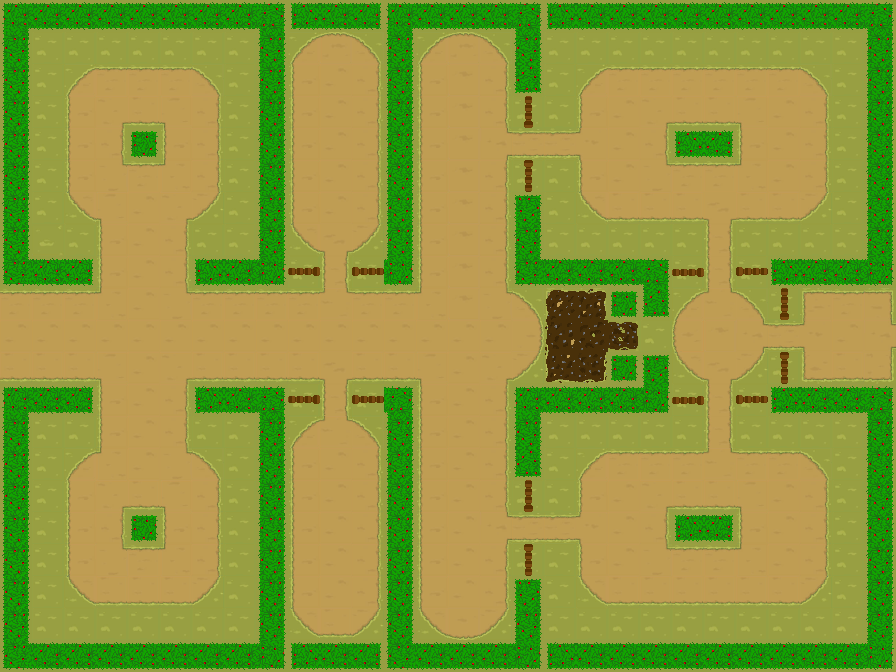

Tiled map render using the project's own tile images. Description and the map definition, with tile-layer contents summarised, below:
An orthogonal 28x21 tile map with 32x32 px tiles, 3 tile layers (ground, walls, mud) and 25 objects (6x 0, 6x 1, 2x 2, 2x 3, 2x 4, ...).

<map version="1.4" tiledversion="1.4.3" orientation="orthogonal" renderorder="right-down" width="28" height="21" tilewidth="32" tileheight="32" infinite="0" nextlayerid="19" nextobjectid="31">
 <editorsettings>
  <export target="pruebaGuardia.json" format="json" />
 </editorsettings>
 <tileset firstgid="1" name="spriteSetBien" tilewidth="32" tileheight="32" tilecount="117" columns="9">
  <image source="spriteSetBien.png" width="288" height="416" />
 </tileset>
 <layer id="1" name="ground" width="28" height="21">
  <data>[588 cells, 588 non-empty, 33 distinct tile ids]</data>
 </layer>
 <layer id="5" name="walls" width="28" height="21">
  <data>[588 cells, 176 non-empty, 17 distinct tile ids]</data>
 </layer>
 <layer id="4" name="mud" width="28" height="21">
  <data>[588 cells, 7 non-empty, 7 distinct tile ids]</data>
 </layer>
 <objectgroup id="8" name="plates">
  <object id="1" name="0" x="97" y="193" />
  <object id="2" name="1" x="94" y="481" />
  <object id="3" name="2" x="191" y="96" />
  <object id="4" name="3" x="192" y="578" />
  <object id="5" name="4" x="783" y="143" />
  <object id="6" name="5" x="784" y="529" />
  <object id="7" name="6" x="465" y="337" />
 </objectgroup>
 <objectgroup id="17" name="routePoints">
  <object id="23" name="0" x="111" y="304" />
  <object id="24" name="0" x="176" y="304" />
  <object id="25" name="0" x="176" y="367" />
  <object id="28" name="1" x="240" y="365" />
  <object id="29" name="1" x="303" y="365" />
  <object id="30" name="1" x="305" y="306" />
 </objectgroup>
 <objectgroup id="9" name="levers" />
 <objectgroup id="13" name="endTrigger">
  <object id="17" x="811" y="293" width="78" height="85" />
 </objectgroup>
 <objectgroup id="11" name="guards">
  <object id="22" name="0" x="79" y="286">
   <properties>
    <property name="circle" type="bool" value="true" />
   </properties>
  </object>
  <object id="27" name="1" x="236" y="276">
   <properties>
    <property name="circle" type="bool" value="false" />
   </properties>
  </object>
 </objectgroup>
 <objectgroup id="12" name="monks" />
 <objectgroup id="10" name="boxes">
  <object id="15" x="336" y="111" />
  <object id="16" x="334" y="559" />
 </objectgroup>
 <objectgroup id="6" name="plateDoors">
  <object id="8" name="0" x="336" y="399" />
  <object id="9" name="1" x="335" y="271" />
  <object id="10" name="2" x="718" y="400" />
  <object id="11" name="3" x="719" y="270" />
  <object id="12" name="4" x="527" y="143" rotation="90" />
  <object id="13" name="5" x="528" y="527" rotation="90" />
  <object id="14" name="6" x="783" y="335" rotation="90" />
 </objectgroup>
 <objectgroup id="15" name="rings" />
 <objectgroup id="7" name="leverDoors" />
</map>